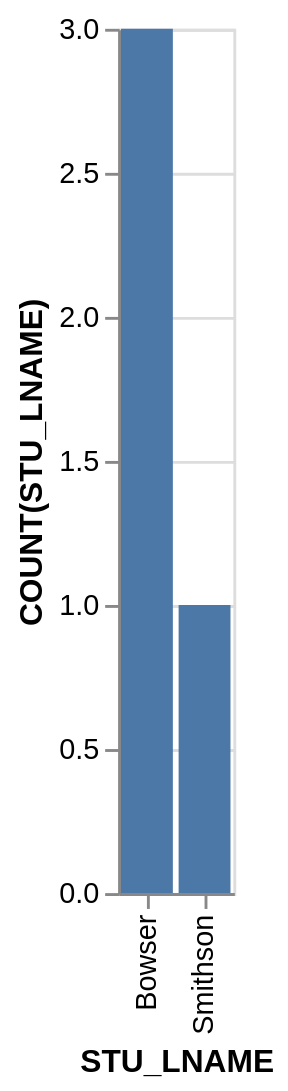

Express this chart as Vega-Lite.
### Vega-Lite specification from a JSON file in a GitHub repository (floating-point values rounded to 4 significant figures)
{"data": {"values": [{"x_data": "Bowser", "y_data": 3}, {"x_data": "Smithson", "y_data": 1}]}, "mark": "bar", "encoding": {"x": {"field": "x_data", "type": "nominal", "title": "STU_LNAME", "sort": {"op": "sum", "field": "y_data", "order": "descending"}}, "y": {"field": "y_data", "type": "quantitative", "title": "COUNT(STU_LNAME)"}}}
